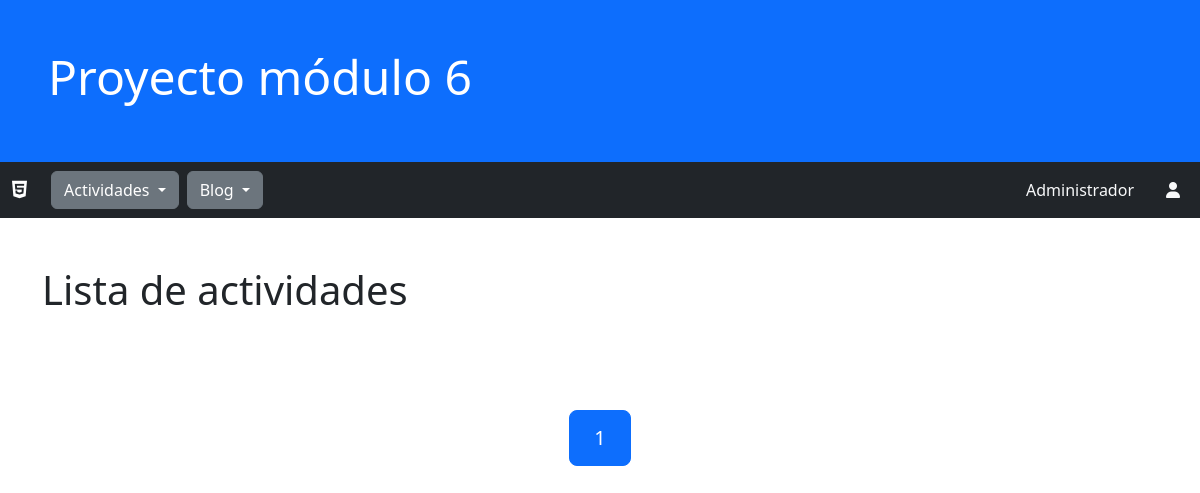
Page /?epk=2 on the earlier database version.
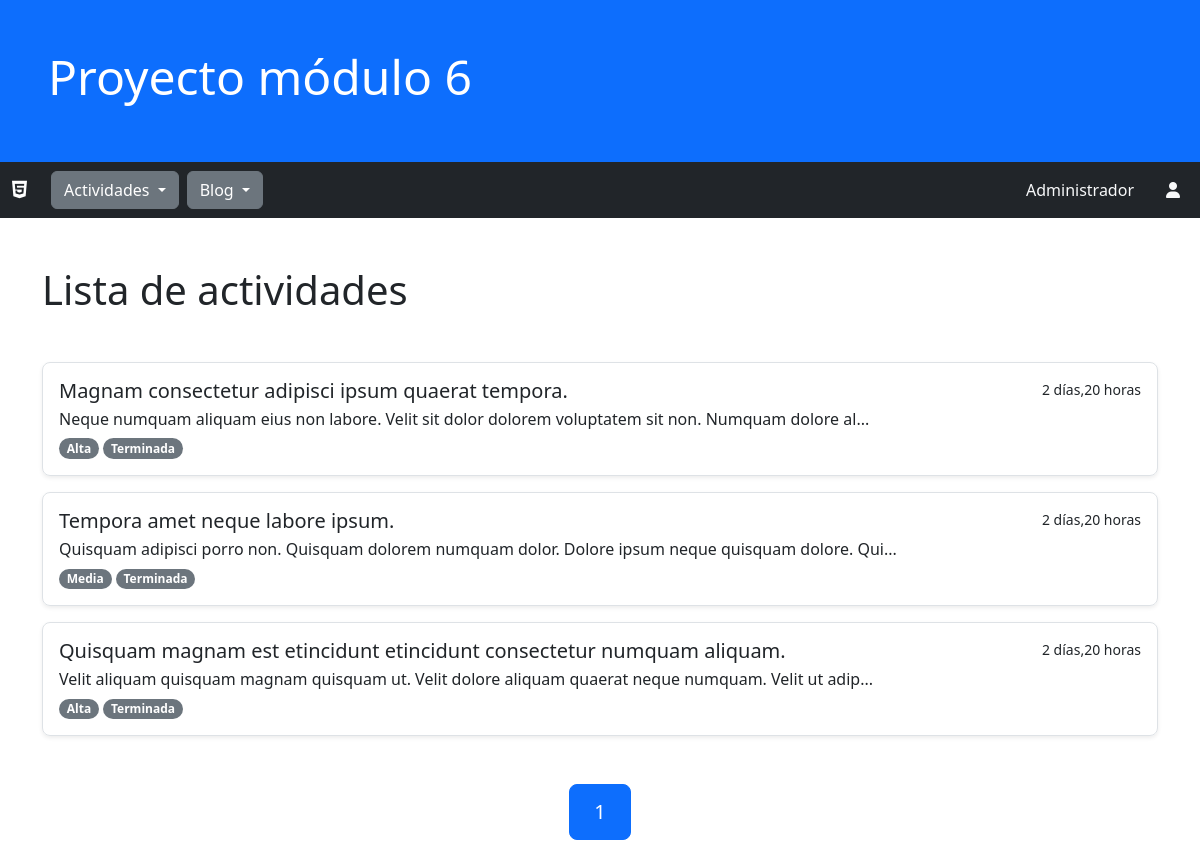
Same page on the later database version.
### actividades/models.py (models this page shows, shortened)
class Actividad(models.Model):
    titulo = models.CharField(max_length=256, null=False, verbose_name="título")
    descripcion = models.TextField(verbose_name="descripción")
    fecha_inicio = models.DateField()
    fecha_limite = models.DateField(verbose_name="fecha límite")
    importancia = models.ForeignKey(EtiquetaImportancia, on_delete=models.CASCADE)
    estado = models.ForeignKey(EtiquetaEstado, on_delete=models.CASCADE)
    fecha_creacion = models.DateTimeField(auto_now_add=True, verbose_name="fecha creación")
    fecha_actualizacion = models.DateTimeField(auto_now=True, verbose_name="fecha actualización")
    @property
    def time_since(self):
        return timesince.timesince(self.fecha_creacion)
    class Meta:
        verbose_name_plural="Actividades"
        ordering = ['fecha_creacion']

class EtiquetaImportancia(models.Model):
    titulo = models.CharField(max_length=32, null=False, verbose_name="título")
    fecha_creacion = models.DateTimeField(auto_now_add=True, verbose_name="fecha creación")
    def __str__(self):
        return self.titulo
    class Meta:
        verbose_name_plural="Etiquetas de importancia"

class EtiquetaEstado(models.Model):
    titulo = models.CharField(max_length=32, null=False, verbose_name="título")
    fecha_creacion = models.DateTimeField(auto_now_add=True, verbose_name="fecha creación")
    def __str__(self):
        return self.titulo
    class Meta:
        verbose_name_plural="Etiquetas de estado"

### actividades/views.py (the view)
# urls.py: path('', ActividadesHome.as_view() , name="home"),
class ActividadesHome(ListView):
    model = Actividad
    template_name = 'actividades/home.html'
    paginate_by = 3
    def get_context_data(self, **kwargs):
        context = super().get_context_data(**kwargs)
        param_get = '&'.join([f'{p}={k}' for p,k in self.request.GET.items() if p != 'page'])
        context["param_get"] = param_get
        return context
    def get_queryset(self):
        importancia_pk = self.request.GET.get('ipk', None)
        estado_pk = self.request.GET.get('epk', None)
        objetos = Actividad.objects.all()
        if importancia_pk:
            objetos = objetos.filter(importancia=importancia_pk)
        if estado_pk:
            objetos = objetos.filter(estado=estado_pk)
        return objetos

### actividades/templates/actividades/home.html (shortened to what this page needs)
{% extends 'actividades/base.html' %}
{% block contenido %}
<div class="container my-5">
    <h1 class="display-6">Lista de actividades</h1>
</div>
<div class="container my-5 d-flex flex-column justify-content-end gap-3">
    {% for actividad in actividad_list %}
    <div class="p-3 border rounded-3 shadow-sm">
        <div>
            <a href="{% url 'actividades:detalle' actividad.id%}" class="list-group-item list-group-item-action">
                <div class="d-flex w-100 justify-content-between">
                    <h5 class="mb-1">{{actividad.titulo}}</h5>
                    <small>{{actividad.time_since}}</small>
                </div>
                <p class="mb-1">{{actividad.descripcion|slice:100}}...</p>
            </a>
            <a href="{% url 'actividades:home' %}?ipk={{actividad.importancia.id}}"><small class="badge bg-secondary rounded-pill">{{actividad.importancia}}</small></a>
            <a href="{% url 'actividades:home' %}?epk={{actividad.estado.id}}"><small class="badge bg-secondary rounded-pill">{{actividad.estado}}</small></a>
        </div>
    </div>
    {% endfor %}
</div>
<div class="container my-5">
    <ul class="pagination pagination-lg justify-content-center my-5">
        <li class="page-item {% if not page_obj.has_previous %}active{% endif %}">
            <a class="page-link" href="?{{param_get}}&page=1">1</a>
        </li>
    </ul>
</div>
{% endblock %}

Differences in the rows shown:
added Actividad: titulo "Magnam consectetur adipisci ipsum quaerat tempora.", time_since "2 días,20 horas", descripcion "Neque numquam aliquam eius non labore. Velit sit dolor dolorem voluptatem sit non. Numquam dolore al", importancia "Alta", estado "Terminada"
added Actividad: titulo "Tempora amet neque labore ipsum.", time_since "2 días,20 horas", descripcion "Quisquam adipisci porro non. Quisquam dolorem numquam dolor. Dolore ipsum neque quisquam dolore. Qui", importancia "Media", estado "Terminada"
added Actividad: titulo "Quisquam magnam est etincidunt etincidunt consectetur numquam aliquam.", time_since "2 días,20 horas", descripcion "Velit aliquam quisquam magnam quisquam ut. Velit dolore aliquam quaerat neque numquam. Velit ut adip", importancia "Alta", estado "Terminada"
